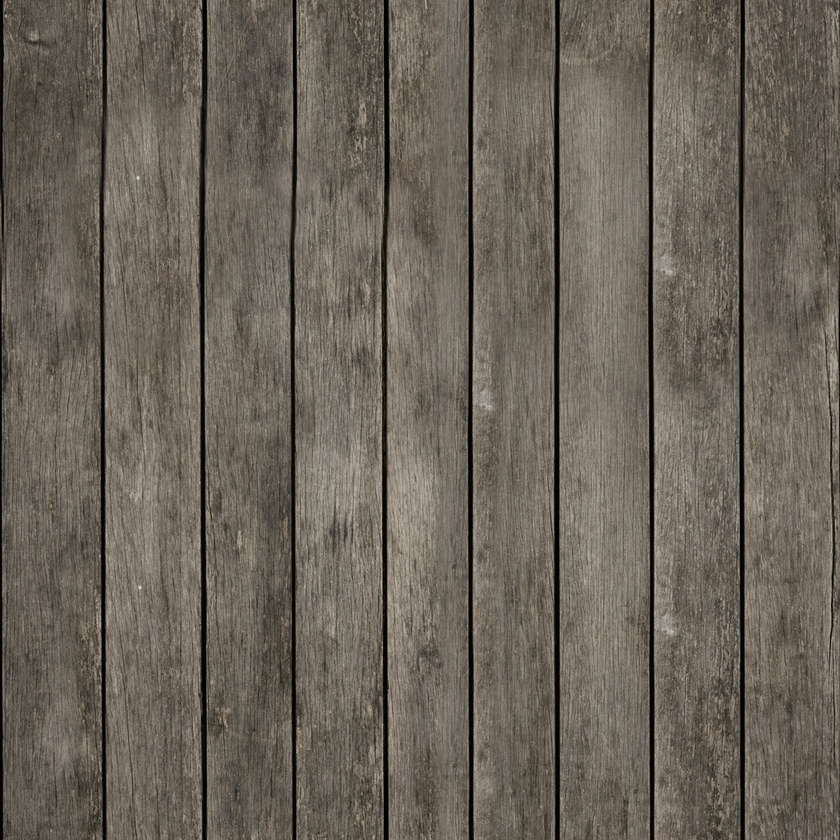
#> input picture tools/textures/brown_planks_03_Diffuse.jpg, 840 x 840 px, shrunk from 1024 x 1024 before the run
$ python framespread.py ../textures/brown_planks_03_Diffuse.jpg
#> lines starting #> are read from the running program, lines starting #| are printed output that depends on the picture; after the words box and inside, x2 and y2 are one past the last pixel; in counts of white or black regions, pixels touching at a corner belong together
#!/usr/bin/env python3
"""framespread.py — HOW WIDE IS THIS PICTURE, in value and in hue.

WHY THIS EXISTS, and it is the whole lesson of gauntlet round 13 -> 14.  R13
matched the FFIX-reimagined overworld references on their L05 and on their share
of pixels under L 0.10, and shipped a frame the fourteenth blind critic called
"plainly the flatter of the two ... one undifferentiated putty-coloured mass".
Both of those statistics describe only the BOTTOM of a histogram.  A statistic is
a constraint on a DISTRIBUTION and says nothing about the RELATIONSHIPS inside
the frame, which is where craft lives.

Measured with this tool, the disagreement resolves and it is not where anyone
looked (r13 plates against the two daylight references):

    frame            5-95 range   IQR    local SD   circular R   hue SD   sectors
    ref 1              0.523     0.219    0.0434      0.631       55.0      3
    ref 3              0.442     0.152    0.0367      0.493       68.1      4
    r13 meadow         0.559     0.259    0.0393      0.872       29.9      3

BY EVERY VALUE STATISTIC THE FRAME IS NOT FLAT.  Its range is WIDER than either
reference, its interquartile spread wider, its 9x9 local contrast between the
two.  What it has no spread in is HUE: circular R 0.872 against 0.63 and 0.49,
and its three loudest hue sectors are R 0-30, O 30-60 and Y 60-90 -- THREE
ADJACENT SECTORS, 95% of the frame's chroma inside one 90-degree arc.  The
references' third sector is cyan-blue at 19-21% of the frame.  That is "the
entire frame lives in a narrow band of warm beige-green" as a number.

So the value ladder is here to be REFUSED as evidence of flatness, and the hue
spread is here because it is the number that agrees with the eye.  Neither one is
a verdict: NUMBERS ARE FOR ITERATION, THE PICTURE IS THE VERDICT (user ruling).
Open the plate.

    python3 tools/ow_probe/framespread.py <img> [<img> ...]

HUD masking is automatic: a path containing "reimagine" is treated as one of the
reference screenshots and its party panel, quest banner and minimap are cut out;
anything else is treated as one of our plates and only the sky band is dropped.
Companion to scratchpad-era refhue.py/ourhue.py, which measure per-MATERIAL
lit-vs-shade hue -- this one measures the whole frame.
"""
import sys
import numpy as np
from PIL import Image


def mask_for(path, H, W):
    m = np.ones((H, W), bool)
    if 'reimagine' in path:
        m[:int(0.22 * H), :] = False
        m[int(0.55 * H):, :int(0.26 * W)] = False
        m[:int(0.40 * H), int(0.82 * W):] = False
        m[int(0.85 * H):, int(0.90 * W):] = False
        m[int(0.92 * H):, :] = False
    else:
        m[:int(0.10 * H), :] = False
    return m


SECT = ['R 0-30', 'O 30-60', 'Y 60-90', 'YG 90-120', 'G 120-150', 'GC 150-180',
        'C 180-210', 'CB 210-240', 'B 240-270', 'V 270-300', 'M 300-330', 'MR 330-360']


def value_ladder(L, m):
    """The percentile ladder plus a 9x9 LOCAL contrast.

    The local term matters on its own: a frame with a wide histogram and no local
    structure is a gradient, not a picture.  Computed with a summed-area table so
    it is O(N) rather than an 81x gather.
    """
    l = L[m]
    q = np.percentile(l, [5, 25, 50, 75, 95])
    k, pad = 9, 4
    Lp = np.pad(L, pad, mode='edge')
    cs = np.pad(np.cumsum(np.cumsum(Lp, 0), 1), ((1, 0), (1, 0)))
    cs2 = np.pad(np.cumsum(np.cumsum(Lp * Lp, 0), 1), ((1, 0), (1, 0)))
    box = lambda c: (c[k:, k:] + c[:-k, :-k] - c[k:, :-k] - c[:-k, k:]) / (k * k)
    mu, mu2 = box(cs), box(cs2)
    loc = np.sqrt(np.maximum(0.0, mu2 - mu * mu))[m]
    return q, 100.0 * (l < 0.10).mean(), np.median(loc), np.percentile(loc, 90)


def hue_spread(im, m):
    """Chroma-weighted CIRCULAR spread of hue, and the 30-degree sector shares.

    Near-neutral pixels are excluded (chroma > 0.08): a grey pixel has no hue and
    including it would let a desaturation pass read as a hue-spread improvement.
    Circular R near 1.0 means every coloured pixel in the frame is the SAME hue.
    """
    mx, mn = im.max(2), im.min(2)
    sel = m & ((mx - mn) > 0.08)
    if sel.sum() < 500:
        return None
    px, c = im[sel], (mx - mn)[sel]
    mxs, mns = px.max(1), px.min(1)
    d = np.maximum(mxs - mns, 1e-6)
    hue = np.where(mxs == px[:, 0], ((px[:, 1] - px[:, 2]) / d) % 6.0,
          np.where(mxs == px[:, 1], (px[:, 2] - px[:, 0]) / d + 2.0,
                                    (px[:, 0] - px[:, 1]) / d + 4.0)) * 60.0
    a = np.radians(hue)
    Cb, Sb = np.average(np.cos(a), weights=c), np.average(np.sin(a), weights=c)
    R = float(np.hypot(Cb, Sb))
    sd = float(np.degrees(np.sqrt(max(0.0, -2.0 * np.log(max(R, 1e-9))))))
    share = np.bincount(np.clip((hue // 30).astype(int), 0, 11), weights=c, minlength=12)
    share = 100.0 * share / share.sum()
    return R, sd, share, 100.0 * sel.sum() / m.sum()


def run(path):
#> called with path = '../textures/brown_planks_03_Diffuse.jpg'
    im = np.asarray(Image.open(path).convert('RGB'), dtype=np.float32) / 255.0
    H, W, _ = im.shape
#> H = 840; W = 840
    m = mask_for(path, H, W)
    L = 0.2126 * im[..., 0] + 0.7152 * im[..., 1] + 0.0722 * im[..., 2]
    q, under, locmed, locp90 = value_ladder(L, m)
#> in value_ladder, `q = np.percentile(l, [5, 25, 50, 75, 95])`: q = [0.217, 0.353, 0.409, 0.462, 0.54]
#> in value_ladder, `Lp = np.pad(L, pad, mode='edge')`:
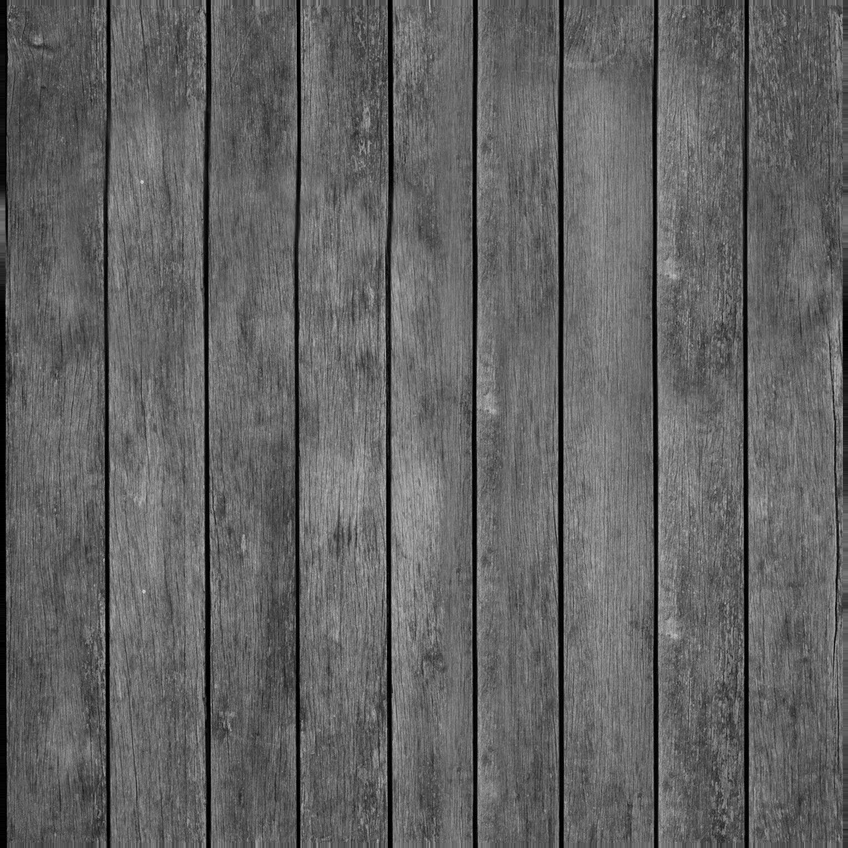
#> Lp: shape (848, 848) float32; min 0, max 0.843, mean 0.392
#> in value_ladder, `cs = np.pad(np.cumsum(np.cumsum(Lp, 0), 1), ((1, 0), (1, 0)))`:
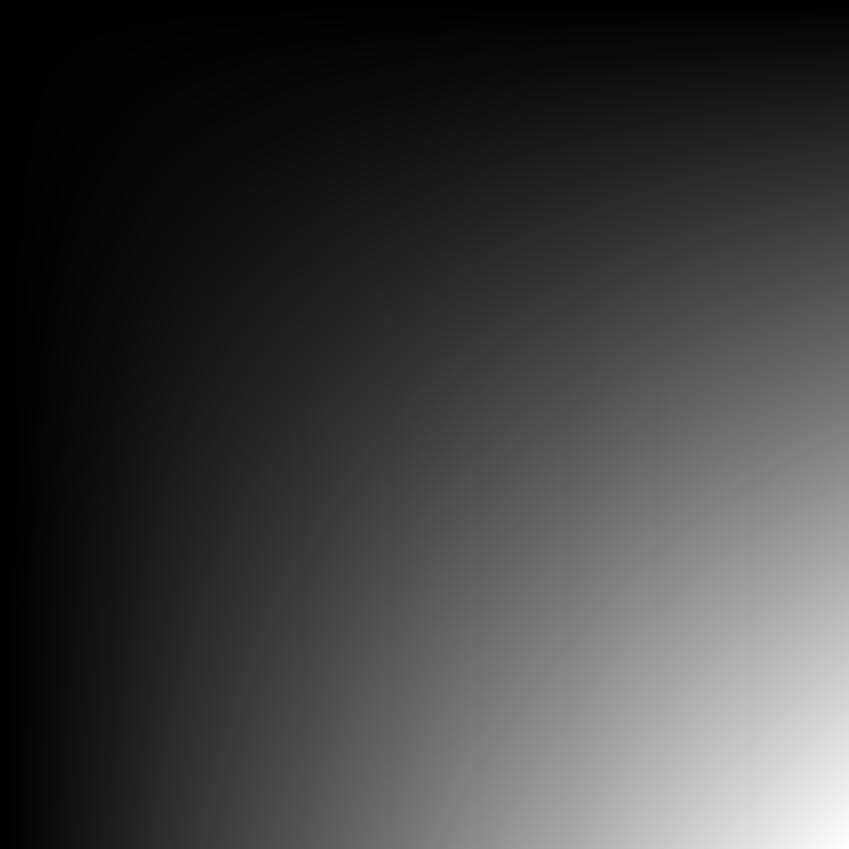
#> cs: shape (849, 849) float32; min 0, max 281944.9, mean 69396.5; drawn with min black and max white
#> in value_ladder, `mu, mu2 = box(cs), box(cs2)`:
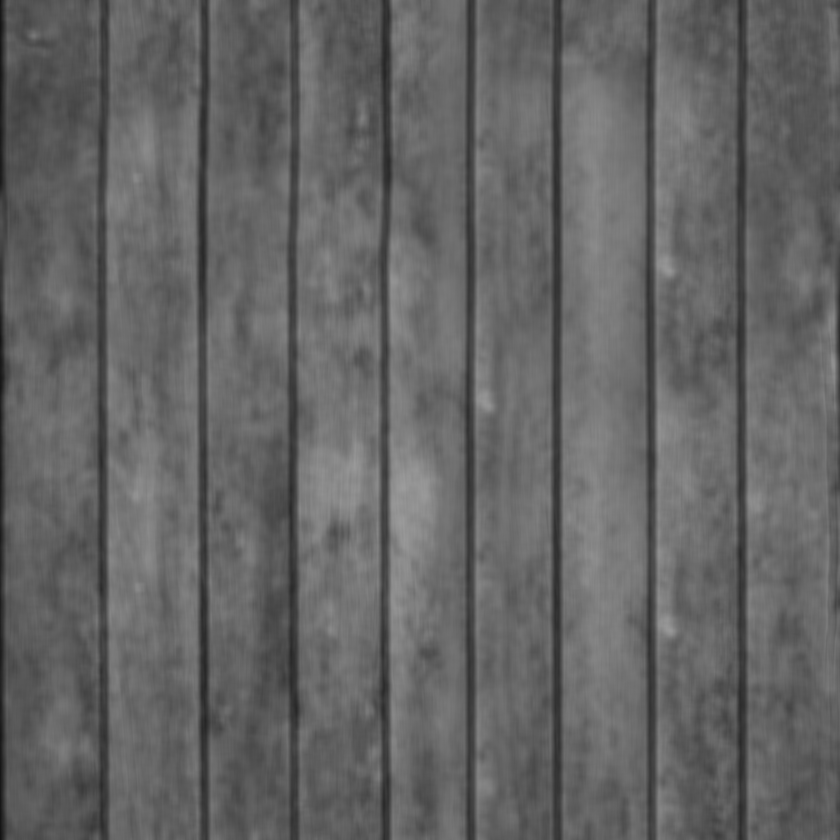
#> mu: shape (840, 840) float32; min 0.0753, max 0.613, mean 0.394
#> in value_ladder, `mu, mu2 = box(cs), box(cs2)`:
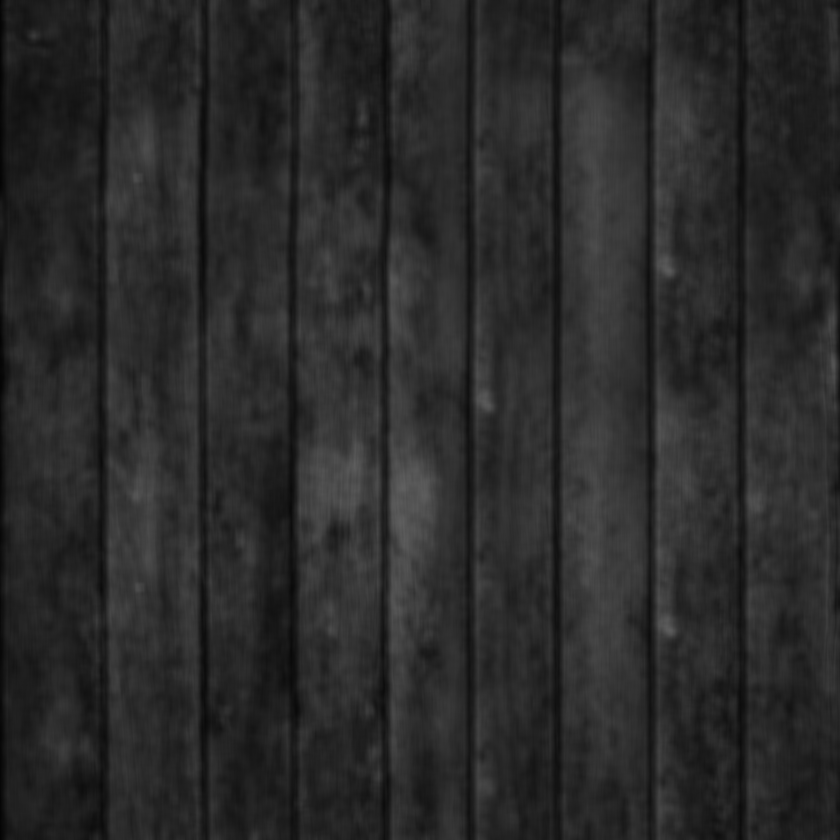
#> mu2: shape (840, 840) float32; min 0.0183, max 0.377, mean 0.167
#> q = [0.217, 0.353, 0.409, 0.462, 0.54]; under = 3.51; locmed = 0.0519; locp90 = 0.146
    print('== %s' % path.split('/')[-1])
    print('   VALUE  L05 %.3f  L25 %.3f  L50 %.3f  L75 %.3f  L95 %.3f | IQR %.3f  '
          '5-95 %.3f  under0.10 %5.2f%% | localSD med %.4f p90 %.4f'
          % (*q, q[3] - q[1], q[4] - q[0], under, locmed, locp90))
#|    VALUE  L05 0.217  L25 0.353  L50 0.409  L75 0.462  L95 0.540 | IQR 0.110  5-95 0.323  under0.10  3.51% | localSD med 0.0519 p90 0.1463
    h = hue_spread(im, m)
#> in hue_spread, `mx, mn = im.max(2), im.min(2)`:
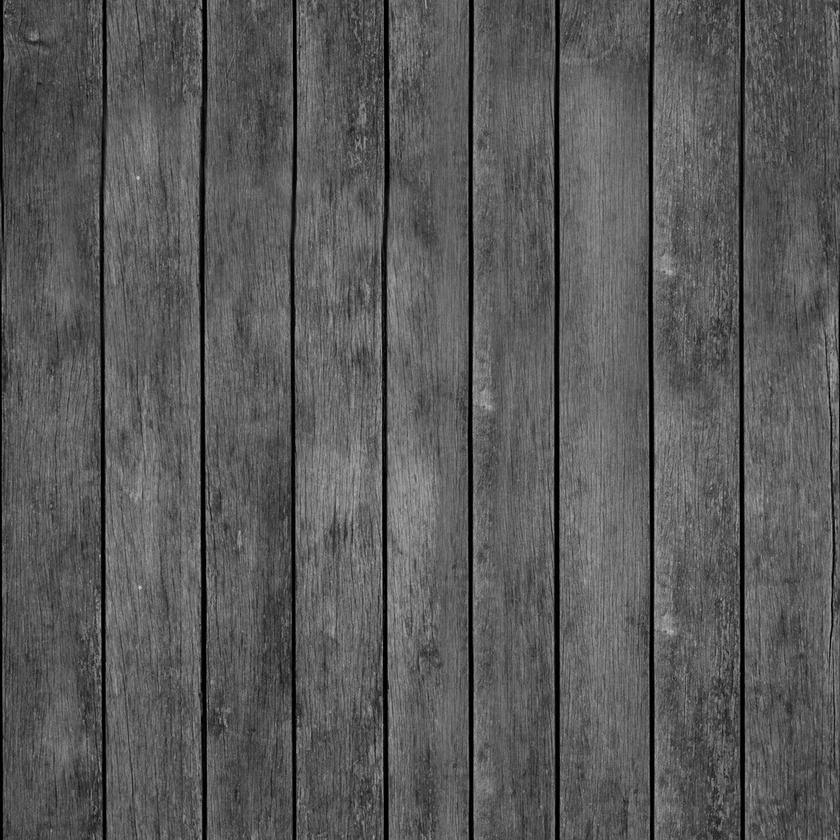
#> mn: shape (840, 840) float32; min 0, max 0.8, mean 0.351
#> in hue_spread, `sel = m & ((mx - mn) > 0.08)`:
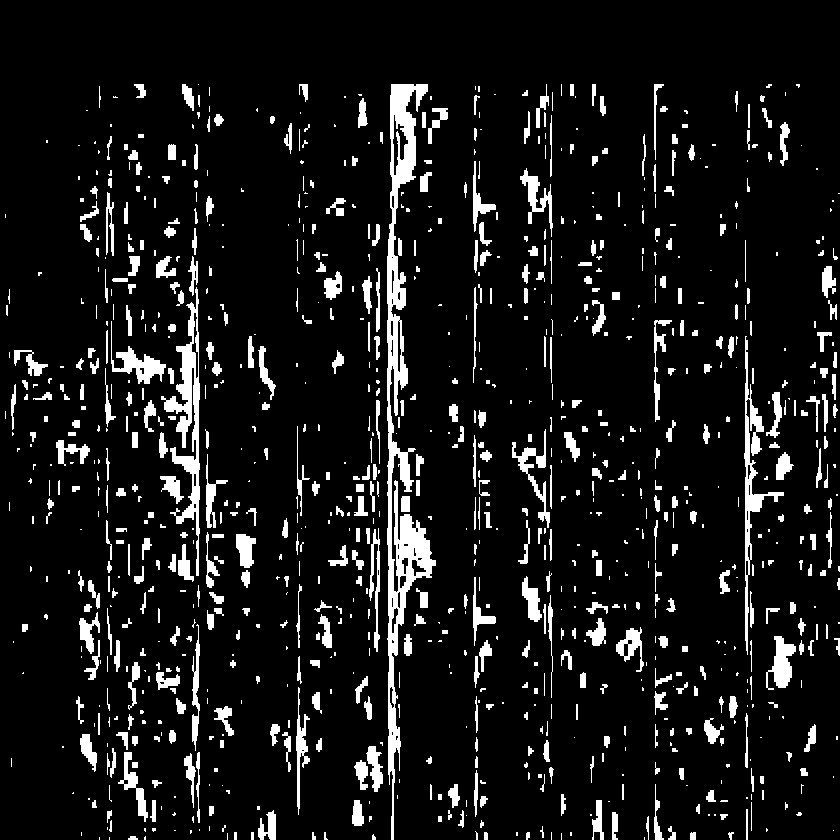
#> sel: shape (840, 840) bool; 9.2% white; 1006 white regions (484 under 20 px), largest, box (x1, y1, x2, y2) and area: (387, 84, 436, 840) 9595, (161, 287, 200, 576) 3159, (744, 336, 784, 655) 2006
#> in hue_spread, `Cb, Sb = np.average(np.cos(a), weights=c), np.average(np.sin(a), weigh..`: Cb = 0.816; Sb = 0.576
#> in hue_spread, `R = float(np.hypot(Cb, Sb))`: R = 0.999
#> in hue_spread, `sd = float(np.degrees(np.sqrt(max(0.0, -2.0 * np.log(max(R, 1e-9))))))`: sd = 2.92
#> in hue_spread, `share = np.bincount(np.clip((hue // 30).astype(int), 0, 11), weights=c..`: share = [137.4, 5433.8, 0, 0, 0, 0, 0, 0, 0, 0, 0, 0]
#> in hue_spread, `share = 100.0 * share / share.sum()`: share = [2.47, 97.53, 0, 0, 0, 0, 0, 0, 0, 0, 0, 0]
#> h = (0.999, 2.92, [2.47, 97.53, 0, 0, 0, 0, 0, 0, 0, 0, 0, 0], 10.2)
    if h is None:
        print('   HUE    too few coloured pixels')
        return
    R, sd, share, cov = h
#> R = 0.999; sd = 2.92; share = [2.47, 97.53, 0, 0, 0, 0, 0, 0, 0, 0, 0, 0]; cov = 10.2
    top = np.argsort(share)[::-1][:3]
#> top = [1, 0, 11]
    print('   HUE    coloured %5.1f%% | circular R %.3f  SD %5.1f deg | sectors>=8%%: %d'
          ' | top3 %s' % (cov, R, sd, int((share >= 8.0).sum()),
                          '  '.join('%s %.0f%%' % (SECT[i], share[i]) for i in top)))
#|    HUE    coloured  10.2% | circular R 0.999  SD   2.9 deg | sectors>=8%: 1 | top3 O 30-60 98%  R 0-30 2%  MR 330-360 0%


if __name__ == '__main__':
    if len(sys.argv) < 2:
        print(__doc__)
        raise SystemExit(2)
    for p in sys.argv[1:]:
        run(p)

$ run again, on tools/textures/brown_planks_09_Displacement.jpg
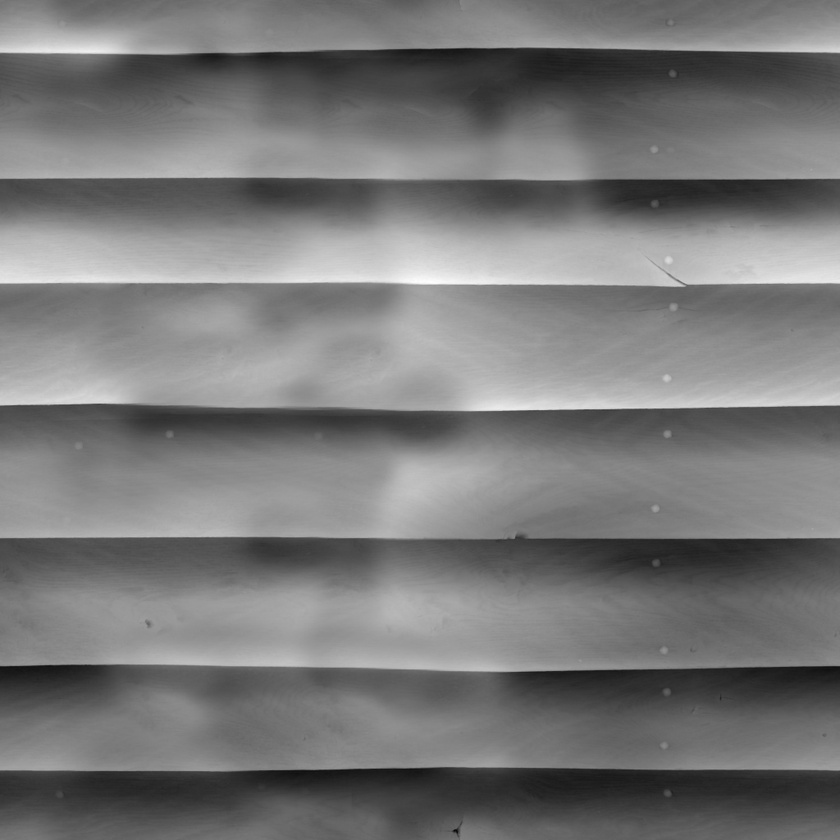
#> input picture tools/textures/brown_planks_09_Displacement.jpg, 840 x 840 px, shrunk from 1024 x 1024 before the run
#> in value_ladder, `q = np.percentile(l, [5, 25, 50, 75, 95])`: q = [0.192, 0.361, 0.486, 0.592, 0.733]
#> in value_ladder, `Lp = np.pad(L, pad, mode='edge')`:
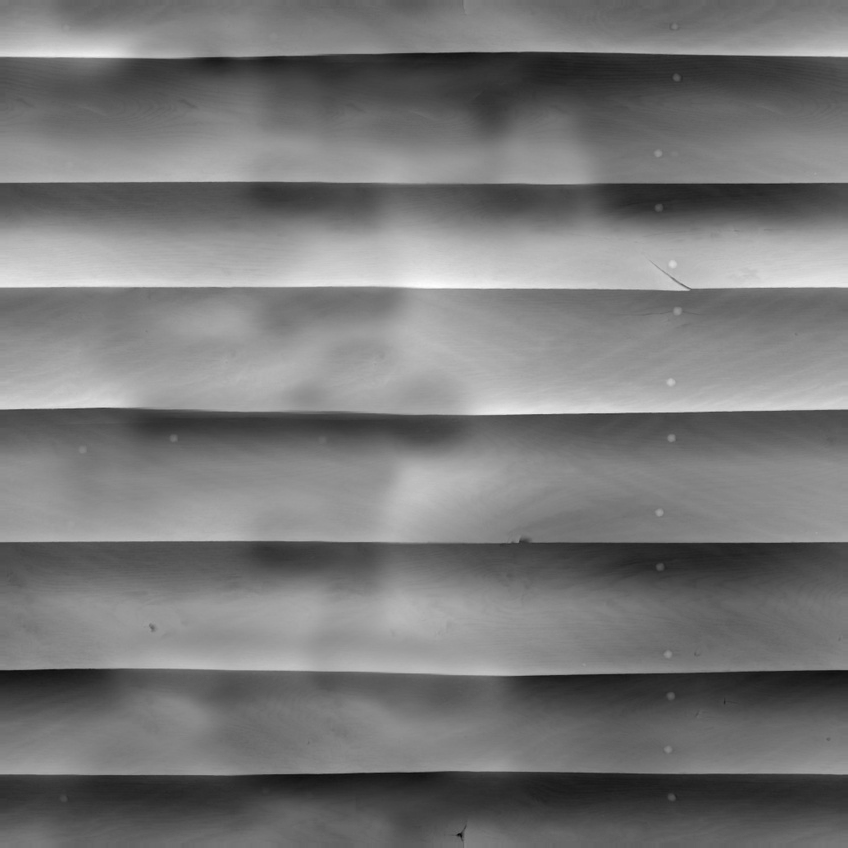
#> Lp: shape (848, 848) float32; min 0.0235, max 0.996, mean 0.47
#> in value_ladder, `mu, mu2 = box(cs), box(cs2)`:
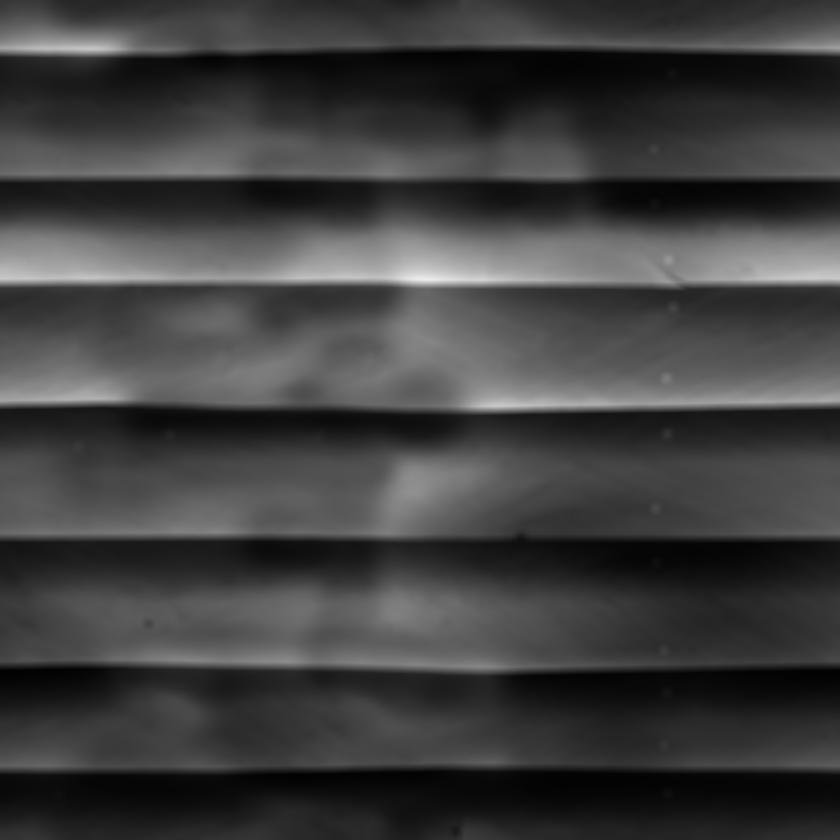
#> mu2: shape (840, 840) float32; min 0.00829, max 0.923, mean 0.249
#> in run, `q, under, locmed, locp90 = value_ladder(L, m)`: under = 0.175; locmed = 0.0134; locp90 = 0.0298
#|    VALUE  L05 0.192  L25 0.361  L50 0.486  L75 0.592  L95 0.733 | IQR 0.231  5-95 0.541  under0.10  0.18% | localSD med 0.0134 p90 0.0298
#> sel: shape (840, 840) bool; every value is 0
